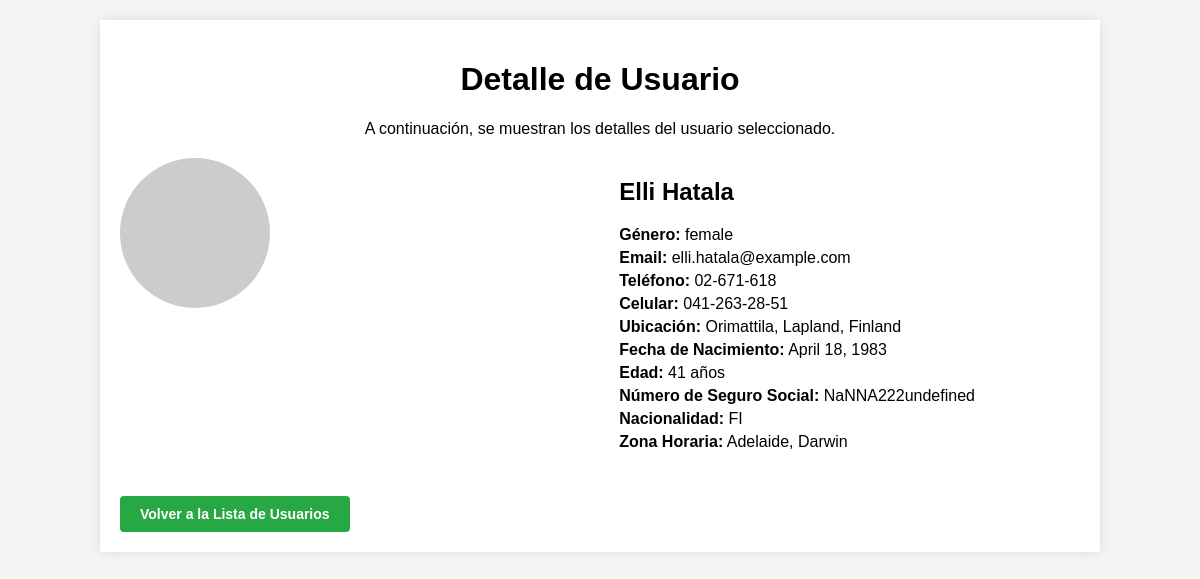
The app's page /user/6 with its own data.
### users/models.py (models this page shows, shortened)
class UserProfile(models.Model):
    gender = models.CharField(max_length=10)
    title = models.CharField(max_length=10)
    first_name = models.CharField(max_length=100)
    last_name = models.CharField(max_length=100)
    street_number = models.IntegerField()
    street_name = models.CharField(max_length=100)
    city = models.CharField(max_length=100)
    state = models.CharField(max_length=100)
    country = models.CharField(max_length=100)
    postcode = models.IntegerField()
    latitude = models.DecimalField(max_digits=9, decimal_places=6)
    longitude = models.DecimalField(max_digits=9, decimal_places=6)
    timezone_offset = models.CharField(max_length=10)
    timezone_description = models.CharField(max_length=100)
    email = models.EmailField()
    username = models.CharField(max_length=150)
    password_hash = models.CharField(max_length=255)
    dob = models.DateField()
    age = models.IntegerField()
    phone = models.CharField(max_length=20)
    cell = models.CharField(max_length=20)
    ssn = models.CharField(max_length=20, null=True, blank=True)
    picture_url = models.URLField()
    nationality = models.CharField(max_length=5)

### users/views.py (the view)
# urls.py: path("user/<int:id>", user_detail, name='user_detail'),
def user_detail(request,id):
    user = get_object_or_404(UserProfile,id=id)
    return render(request,"user_detail.html",{"user":user})

### users/templates/user_detail.html (shortened to what this page needs)
<!DOCTYPE html>
<html lang="es">
<head>
</head>
<body>
    <div class="container">
        <div class="header">
            <h1>Detalle de Usuario</h1>
            <p>A continuación, se muestran los detalles del usuario seleccionado.</p>
        </div>
        <div class="user-detail">
            <div>
                <img src="{{ user.picture_url }}" alt="Imagen del Usuario">
            </div>
            <div>
                <h2>{{ user.first_name }} {{ user.last_name }}</h2>
                <p><strong>Género:</strong> {{ user.gender }}</p>
                <p><strong>Email:</strong> {{ user.email }}</p>
                <p><strong>Teléfono:</strong> {{ user.phone }}</p>
                <p><strong>Celular:</strong> {{ user.cell }}</p>
                <p><strong>Ubicación:</strong> {{ user.city }}, {{ user.state }}, {{ user.country }}</p>
                <p><strong>Fecha de Nacimiento:</strong> {{ user.dob }}</p>
                <p><strong>Edad:</strong> {{ user.age }} años</p>
                <p><strong>Número de Seguro Social:</strong> {{ user.ssn }}</p>
                <p><strong>Nacionalidad:</strong> {{ user.nationality }}</p>
                <p><strong>Zona Horaria:</strong> {{ user.timezone_description }}</p>
            </div>
        </div>
        <a href="{% url 'users_list' %}" class="btn-volver">Volver a la Lista de Usuarios</a>
    </div>
</body>
</html>

### users/templates/user_detail.html (style rules this page uses)
body { font-family: Arial, sans-serif; background-color: #f4f4f4; margin: 0; padding: 0; }
.container { width: 80%; margin: 20px auto; padding: 20px; background-color: white; box-shadow: 0 0 10px rgba(0, 0, 0, 0.1); }
.header { text-align: center; margin-bottom: 20px; }
.user-detail { display: flex; justify-content: space-between; margin-bottom: 20px; }
.user-detail div { width: 48%; }
.user-detail img { width: 150px; height: 150px; border-radius: 50%; margin-right: 20px; }
.btn-volver { padding: 10px 20px; font-size: 14px; font-weight: bold; background-color: #28a745; color: white; text-decoration: none; border-radius: 4px; transition: background-color 0.3s; display: inline-block; margin-top: 20px; }
.user-detail p { margin: 5px 0; }

### records on screen
UserProfile: first_name "Elli", last_name "Hatala", gender "female", email "elli.hatala@example.com", phone "02-671-618", cell "041-263-28-51", city "Orimattila", state "Lapland", country "Finland", dob "April 18, 1983", age "41", ssn "NaNNA222undefined", nationality "FI", timezone_description "Adelaide, Darwin"
